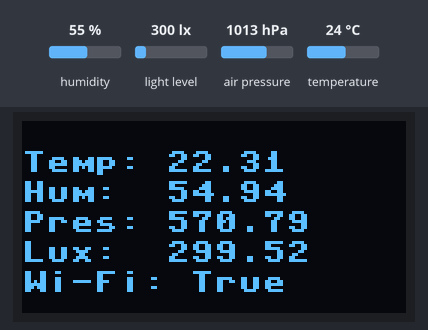
Bench run of a program on a simulated ESP32 board running MicroPython. Parts: 128×64 one-colour display. The inputs (shaded band) are chosen by the test bench; at power-on: humidity 55 %, light level 300 lx, air pressure 1013 hPa, temperature 24 °C. WiFi joins after 1.5 s; library files of the repository ran but are not shown: ssd1306.py; what the program prints to the serial console is not drawn.

Above: at 2.8 s.
2.9 s: humidity set to 22 %
At 7.9 s:
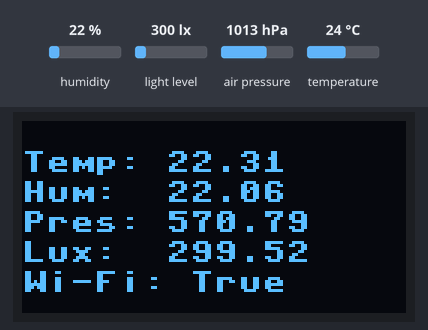
8.2 s: light level set to 40 lx
At 12.5 s:
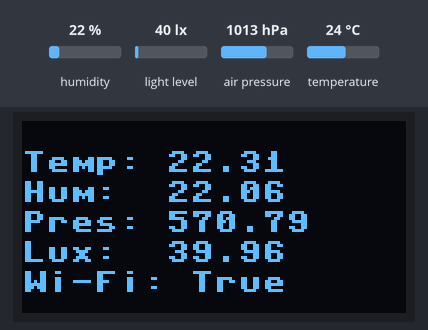
13.3 s: air pressure set to 952 hPa
At 17.9 s:
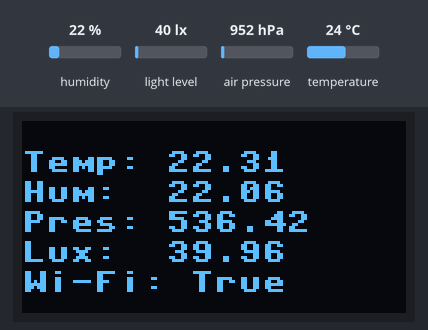
18.4 s: temperature set to 12 °C
At 23.4 s:
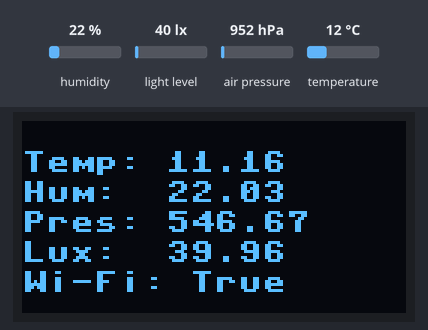
Timing chart, 0 to 24.5 s (numbered marks = the images above; inputs shaded):
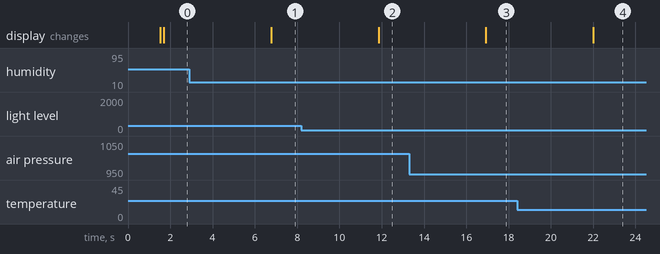

The program:

main.py
```python
print("Hello from ESP32")

from machine import Pin, I2C
from time import sleep
from wifi import connect_network
import urequests
import ujson
import bme
import ssd1306
import max44009

# Соединение с Wi-Fi
wi_fi_status = connect_network()

# I2C Иницилизация
i2c_bme = I2C(scl=Pin(22), sda=Pin(21), freq=10000)
i2c_oled = I2C(-1, scl=Pin(17), sda=Pin(16))
i2c_lux = I2C(scl=Pin(4), sda=Pin(0))

# Иницилизация экрана
oled_width = 128
oled_height = 64
oled = ssd1306.SSD1306_I2C(oled_width, oled_height, i2c_oled)

# Иницилизация датчика BME280
bme_c = bme.BME280(i2c=i2c_bme)

# Иницилизация датчика GY-49
luxometer = max44009.MAX44009(i2c=i2c_lux)

n = 0
while True:

    # Чистка экрана
    oled.fill(0)

    # Получение данных с датчиков
    temp = round(float(bme_c.temperature), 2)
    hum = round(float(bme_c.humidity), 2)
    pres = round(bme_c.pressure * 0.75, 2)
    lux = round(float(luxometer.illuminance_lux), 2)

    # Вывод на экран
    oled.text('Temp: {0}'.format(temp), 0, 10)
    oled.text('Hum:  {0}'.format(hum), 0, 20)
    oled.text('Pres: {0}'.format(pres), 0, 30)
    oled.text('Lux:  {0}'.format(lux), 0, 40)
    if wi_fi_status:
        oled.text('Wi-Fi: True', 0, 50)
        if n == 12:
            # Отправка результатов на сервер
            data = {'temp': temp, 'hum': hum, 'pres': pres, 'lux': lux}
            res = urequests.request(
                'POST',
                'http://syrnikovpavel.pythonanywhere.com/climat_save',
                json=ujson.dumps(data)
            )
            n = 0

    oled.show()

    # Сон
    sleep(5)

    n += 1
```

wifi.py
```python
import network


def connect_network():
    sta_if = network.WLAN(network.STA_IF)
    if not sta_if.isconnected():
        print('connecting to network...')
        sta_if.active(True)
        sta_if.connect('WiFi-HOME', 'Nastya26042015')
        while not sta_if.isconnected():
            pass
    return True
```

bme.py
```python
from machine import I2C
import time

# BME280 default address.
BME280_I2CADDR = 0x76

# Operating Modes
BME280_OSAMPLE_1 = 1
BME280_OSAMPLE_2 = 2
BME280_OSAMPLE_4 = 3
BME280_OSAMPLE_8 = 4
BME280_OSAMPLE_16 = 5

# BME280 Registers

BME280_REGISTER_DIG_T1 = 0x88  # Trimming parameter registers
BME280_REGISTER_DIG_T2 = 0x8A
BME280_REGISTER_DIG_T3 = 0x8C

BME280_REGISTER_DIG_P1 = 0x8E
BME280_REGISTER_DIG_P2 = 0x90
BME280_REGISTER_DIG_P3 = 0x92
BME280_REGISTER_DIG_P4 = 0x94
BME280_REGISTER_DIG_P5 = 0x96
BME280_REGISTER_DIG_P6 = 0x98
BME280_REGISTER_DIG_P7 = 0x9A
BME280_REGISTER_DIG_P8 = 0x9C
BME280_REGISTER_DIG_P9 = 0x9E

BME280_REGISTER_DIG_H1 = 0xA1
BME280_REGISTER_DIG_H2 = 0xE1
BME280_REGISTER_DIG_H3 = 0xE3
BME280_REGISTER_DIG_H4 = 0xE4
BME280_REGISTER_DIG_H5 = 0xE5
BME280_REGISTER_DIG_H6 = 0xE6
BME280_REGISTER_DIG_H7 = 0xE7

BME280_REGISTER_CHIPID = 0xD0
BME280_REGISTER_VERSION = 0xD1
BME280_REGISTER_SOFTRESET = 0xE0

BME280_REGISTER_CONTROL_HUM = 0xF2
BME280_REGISTER_CONTROL = 0xF4
BME280_REGISTER_CONFIG = 0xF5
BME280_REGISTER_PRESSURE_DATA = 0xF7
BME280_REGISTER_TEMP_DATA = 0xFA
BME280_REGISTER_HUMIDITY_DATA = 0xFD


class Device:
  """Class for communicating with an I2C device.

  Allows reading and writing 8-bit, 16-bit, and byte array values to
  registers on the device."""

  def __init__(self, address, i2c):
    """Create an instance of the I2C device at the specified address using
    the specified I2C interface object."""
    self._address = address
    self._i2c = i2c

  def writeRaw8(self, value):
    """Write an 8-bit value on the bus (without register)."""
    value = value & 0xFF
    self._i2c.writeto(self._address, value)

  def write8(self, register, value):
    """Write an 8-bit value to the specified register."""
    b=bytearray(1)
    b[0]=value & 0xFF
    self._i2c.writeto_mem(self._address, register, b)

  def write16(self, register, value):
    """Write a 16-bit value to the specified register."""
    value = value & 0xFFFF
    b=bytearray(2)
    b[0]= value & 0xFF
    b[1]= (value>>8) & 0xFF
    self.i2c.writeto_mem(self._address, register, value)

  def readRaw8(self):
    """Read an 8-bit value on the bus (without register)."""
    return int.from_bytes(self._i2c.readfrom(self._address, 1),'little') & 0xFF

  def readU8(self, register):
    """Read an unsigned byte from the specified register."""
    return int.from_bytes(
        self._i2c.readfrom_mem(self._address, register, 1),'little') & 0xFF

  def readS8(self, register):
    """Read a signed byte from the specified register."""
    result = self.readU8(register)
    if result > 127:
      result -= 256
    return result

  def readU16(self, register, little_endian=True):
    """Read an unsigned 16-bit value from the specified register, with the
    specified endianness (default little endian, or least significant byte
    first)."""
    result = int.from_bytes(
        self._i2c.readfrom_mem(self._address, register, 2),'little') & 0xFFFF
    if not little_endian:
      result = ((result << 8) & 0xFF00) + (result >> 8)
    return result

  def readS16(self, register, little_endian=True):
    """Read a signed 16-bit value from the specified register, with the
    specified endianness (default little endian, or least significant byte
    first)."""
    result = self.readU16(register, little_endian)
    if result > 32767:
      result -= 65536
    return result

  def readU16LE(self, register):
    """Read an unsigned 16-bit value from the specified register, in little
    endian byte order."""
    return self.readU16(register, little_endian=True)

  def readU16BE(self, register):
    """Read an unsigned 16-bit value from the specified register, in big
    endian byte order."""
    return self.readU16(register, little_endian=False)

  def readS16LE(self, register):
    """Read a signed 16-bit value from the specified register, in little
    endian byte order."""
    return self.readS16(register, little_endian=True)

  def readS16BE(self, register):
    """Read a signed 16-bit value from the specified register, in big
    endian byte order."""
    return self.readS16(register, little_endian=False)


class BME280:
  def __init__(self, mode=BME280_OSAMPLE_1, address=BME280_I2CADDR, i2c=None,
               **kwargs):
    # Check that mode is valid.
    if mode not in [BME280_OSAMPLE_1, BME280_OSAMPLE_2, BME280_OSAMPLE_4,
                    BME280_OSAMPLE_8, BME280_OSAMPLE_16]:
        raise ValueError(
            'Unexpected mode value {0}. Set mode to one of '
            'BME280_ULTRALOWPOWER, BME280_STANDARD, BME280_HIGHRES, or '
            'BME280_ULTRAHIGHRES'.format(mode))
    self._mode = mode
    # Create I2C device.
    if i2c is None:
      raise ValueError('An I2C object is required.')
    self._device = Device(address, i2c)
    # Load calibration values.
    self._load_calibration()
    self._device.write8(BME280_REGISTER_CONTROL, 0x3F)
    self.t_fine = 0

  def _load_calibration(self):

    self.dig_T1 = self._device.readU16LE(BME280_REGISTER_DIG_T1)
    self.dig_T2 = self._device.readS16LE(BME280_REGISTER_DIG_T2)
    self.dig_T3 = self._device.readS16LE(BME280_REGISTER_DIG_T3)

    self.dig_P1 = self._device.readU16LE(BME280_REGISTER_DIG_P1)
    self.dig_P2 = self._device.readS16LE(BME280_REGISTER_DIG_P2)
    self.dig_P3 = self._device.readS16LE(BME280_REGISTER_DIG_P3)
    self.dig_P4 = self._device.readS16LE(BME280_REGISTER_DIG_P4)
    self.dig_P5 = self._device.readS16LE(BME280_REGISTER_DIG_P5)
    self.dig_P6 = self._device.readS16LE(BME280_REGISTER_DIG_P6)
    self.dig_P7 = self._device.readS16LE(BME280_REGISTER_DIG_P7)
    self.dig_P8 = self._device.readS16LE(BME280_REGISTER_DIG_P8)
    self.dig_P9 = self._device.readS16LE(BME280_REGISTER_DIG_P9)

    self.dig_H1 = self._device.readU8(BME280_REGISTER_DIG_H1)
    self.dig_H2 = self._device.readS16LE(BME280_REGISTER_DIG_H2)
    self.dig_H3 = self._device.readU8(BME280_REGISTER_DIG_H3)
    self.dig_H6 = self._device.readS8(BME280_REGISTER_DIG_H7)

    h4 = self._device.readS8(BME280_REGISTER_DIG_H4)
    h4 = (h4 << 24) >> 20
    self.dig_H4 = h4 | (self._device.readU8(BME280_REGISTER_DIG_H5) & 0x0F)

    h5 = self._device.readS8(BME280_REGISTER_DIG_H6)
    h5 = (h5 << 24) >> 20
    self.dig_H5 = h5 | (
        self._device.readU8(BME280_REGISTER_DIG_H5) >> 4 & 0x0F)

  def read_raw_temp(self):
    """Reads the raw (uncompensated) temperature from the sensor."""
    meas = self._mode
    self._device.write8(BME280_REGISTER_CONTROL_HUM, meas)
    meas = self._mode << 5 | self._mode << 2 | 1
    self._device.write8(BME280_REGISTER_CONTROL, meas)
    sleep_time = 1250 + 2300 * (1 << self._mode)

    sleep_time = sleep_time + 2300 * (1 << self._mode) + 575
    sleep_time = sleep_time + 2300 * (1 << self._mode) + 575
    time.sleep_us(sleep_time)  # Wait the required time
    msb = self._device.readU8(BME280_REGISTER_TEMP_DATA)
    lsb = self._device.readU8(BME280_REGISTER_TEMP_DATA + 1)
    xlsb = self._device.readU8(BME280_REGISTER_TEMP_DATA + 2)
    raw = ((msb << 16) | (lsb << 8) | xlsb) >> 4
    return raw

  def read_raw_pressure(self):
    """Reads the raw (uncompensated) pressure level from the sensor."""
    """Assumes that the temperature has already been read """
    """i.e. that enough delay has been provided"""
    msb = self._device.readU8(BME280_REGISTER_PRESSURE_DATA)
    lsb = self._device.readU8(BME280_REGISTER_PRESSURE_DATA + 1)
    xlsb = self._device.readU8(BME280_REGISTER_PRESSURE_DATA + 2)
    raw = ((msb << 16) | (lsb << 8) | xlsb) >> 4
    return raw

  def read_raw_humidity(self):
    """Assumes that the temperature has already been read """
    """i.e. that enough delay has been provided"""
    msb = self._device.readU8(BME280_REGISTER_HUMIDITY_DATA)
    lsb = self._device.readU8(BME280_REGISTER_HUMIDITY_DATA + 1)
    raw = (msb << 8) | lsb
    return raw

  def read_temperature(self):
    """Get the compensated temperature in 0.01 of a degree celsius."""
    adc = self.read_raw_temp()
    var1 = ((adc >> 3) - (self.dig_T1 << 1)) * (self.dig_T2 >> 11)
    var2 = ((
        (((adc >> 4) - self.dig_T1) * ((adc >> 4) - self.dig_T1)) >> 12) *
        self.dig_T3) >> 14
    self.t_fine = var1 + var2
    return (self.t_fine * 5 + 128) >> 8

  def read_pressure(self):
    """Gets the compensated pressure in Pascals."""
    adc = self.read_raw_pressure()
    var1 = self.t_fine - 128000
    var2 = var1 * var1 * self.dig_P6
    var2 = var2 + ((var1 * self.dig_P5) << 17)
    var2 = var2 + (self.dig_P4 << 35)
    var1 = (((var1 * var1 * self.dig_P3) >> 8) +
            ((var1 * self.dig_P2) >> 12))
    var1 = (((1 << 47) + var1) * self.dig_P1) >> 33
    if var1 == 0:
      return 0
    p = 1048576 - adc
    p = (((p << 31) - var2) * 3125) // var1
    var1 = (self.dig_P9 * (p >> 13) * (p >> 13)) >> 25
    var2 = (self.dig_P8 * p) >> 19
    return ((p + var1 + var2) >> 8) + (self.dig_P7 << 4)

  def read_humidity(self):
    adc = self.read_raw_humidity()
    # print 'Raw humidity = {0:d}'.format (adc)
    h = self.t_fine - 76800
    h = (((((adc << 14) - (self.dig_H4 << 20) - (self.dig_H5 * h)) +
         16384) >> 15) * (((((((h * self.dig_H6) >> 10) * (((h *
                          self.dig_H3) >> 11) + 32768)) >> 10) + 2097152) *
                          self.dig_H2 + 8192) >> 14))
    h = h - (((((h >> 15) * (h >> 15)) >> 7) * self.dig_H1) >> 4)
    h = 0 if h < 0 else h
    h = 419430400 if h > 419430400 else h
    return h >> 12

  @property
  def temperature(self):
    "Return the temperature in degrees."
    t = self.read_temperature()
    ti = t // 100
    td = t - ti * 100
    return "{}.{:02d}".format(ti, td)

  @property
  def pressure(self):
    "Return the temperature in hPa."
    p = self.read_pressure() // 256
    pi = p // 100
    pd = p - pi * 100
    press = round((pi + pd / 100) * 0.75, 2)
    return press

  @property
  def humidity(self):
    "Return the humidity in percent."
    h = self.read_humidity()
    hi = h // 1024
    hd = h * 100 // 1024 - hi * 100
    return "{}.{:02d}".format(hi, hd)
```

max44009.py
```python
from micropython import const


MAX44009_I2C_DEFAULT_ADDRESS = const(0x4A)

MAX44009_REG_CONFIGURATION = const(0x02)
MAX44009_REG_LUX_HIGH_BYTE = const(0x03)
MAX44009_REG_LUX_LOW_BYTE  = const(0x04)

MAX44009_REG_CONFIG_CONTMODE_DEFAULT     = const(0x00)   # Default mode, low power, measures only once every 800ms regardless of integration time
MAX44009_REG_CONFIG_CONTMODE_CONTINUOUS  = const(0x80)   # Continuous mode, readings are taken every integration time
MAX44009_REG_CONFIG_MANUAL_OFF           = const(0x00)   # Automatic mode with CDR and Integration Time are are automatically determined by autoranging
MAX44009_REG_CONFIG_MANUAL_ON            = const(0x40)   # Manual mode and range with CDR and Integration Time programmed by the user
MAX44009_REG_CONFIG_CDR_NODIVIDED        = const(0x00)   # CDR (Current Division Ratio) not divided, all of the photodiode current goes to the ADC
MAX44009_REG_CONFIG_CDR_DIVIDED          = const(0x08)   # CDR (Current Division Ratio) divided by 8, used in high-brightness situations
MAX44009_REG_CONFIG_INTRTIMER_800        = const(0x00)   # Integration Time = 800ms, preferred mode for boosting low-light sensitivity
MAX44009_REG_CONFIG_INTRTIMER_400        = const(0x01)   # Integration Time = 400ms
MAX44009_REG_CONFIG_INTRTIMER_200        = const(0x02)   # Integration Time = 200ms
MAX44009_REG_CONFIG_INTRTIMER_100        = const(0x03)   # Integration Time = 100ms, preferred mode for high-brightness applications
MAX44009_REG_CONFIG_INTRTIMER_50         = const(0x04)   # Integration Time = 50ms, manual mode only
MAX44009_REG_CONFIG_INTRTIMER_25         = const(0x05)   # Integration Time = 25ms, manual mode only
MAX44009_REG_CONFIG_INTRTIMER_12_5       = const(0x06)   # Integration Time = 12.5ms, manual mode only
MAX44009_REG_CONFIG_INTRTIMER_6_25       = const(0x07)   # Integration Time = 6.25ms, manual mode only


class MAX44009:

    def __init__(self, i2c, address=MAX44009_I2C_DEFAULT_ADDRESS):
        self.i2c = i2c
        self.address = address
        self.configuration = MAX44009_REG_CONFIG_CONTMODE_DEFAULT | MAX44009_REG_CONFIG_MANUAL_OFF

    @property
    def configuration(self):
        return self._config

    @configuration.setter
    def configuration(self, value):
        self._config = value
        self.i2c.writeto_mem(self.address, MAX44009_REG_CONFIGURATION, bytes(self._config))

    @property
    def illuminance_lux(self):
        data = self.i2c.readfrom_mem(self.address, MAX44009_REG_LUX_HIGH_BYTE, 2)
        exponent = (data[0] & 0xF0) >> 4
        mantissa = ((data[0] & 0x0F) << 4) | (data[1] & 0x0F)
        illuminance = (2**exponent)*mantissa*0.045
        return illuminance
```

Measured:
- after the input at 2.9 s, the display: changes after 3.9 s (image 1)
- after the input at 8.2 s, the display: changes after 3.7 s (image 2)
- after the input at 13.3 s, the display: changes after 3.6 s (image 3)
- after the input at 18.4 s, the display: changes after 3.6 s (image 4)
